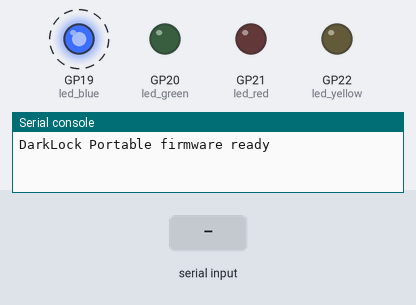
Bench run of a program on a simulated Raspberry Pi Pico running MicroPython. On the bench: output pins drawn as LEDs (lit = HIGH), the last lines printed to the serial console. Dashed ring = blinking. The inputs (shaded band) are chosen by the test bench.

Above: at 2.37 s.
2.8 s: "OK" typed at the serial console, then Enter
At 4.1 s:
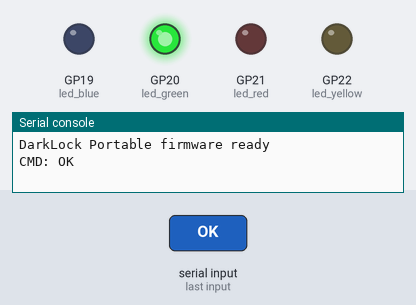
5.0 s: "CHECKING" typed at the serial console, then Enter
At 7.13 s:
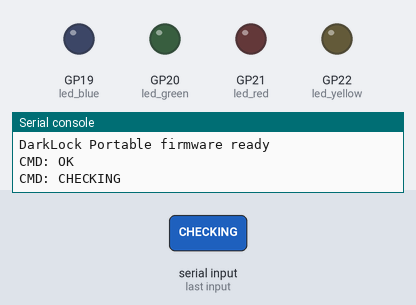
8.0 s: "DEGRADED" typed at the serial console, then Enter
At 10.9 s:
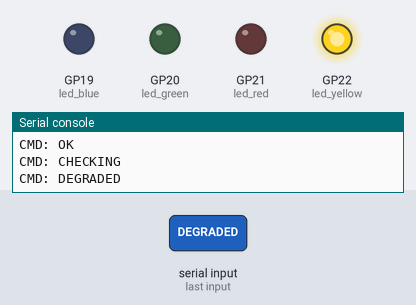
Timing chart, 0 to 17.0 s (numbered marks = the images above; inputs shaded):
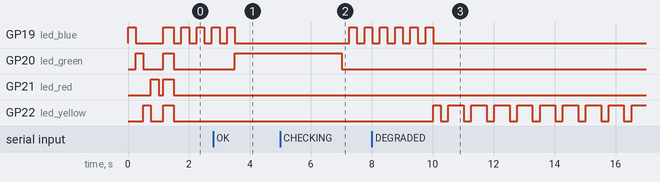

Measured:
- after the input at 2.8 s, GP19 (led_blue): goes on until 3.5 s, then stays LOW; GP20 (led_green): LOW → HIGH after 0.71 s
- after the input at 5.0 s, GP19 (led_blue): LOW → HIGH after 2.3 s, → LOW 0.25 s later, → HIGH 0.25 s later; GP20 (led_green): HIGH → LOW after 2.0 s
- after the input at 8.0 s, GP19 (led_blue): goes on until 10.0 s, then stays LOW; GP22 (led_yellow): LOW → HIGH after 2.0 s, then repeats every 0.75 s: LOW 0.25 s, HIGH 0.50 s

The program:

pico_portable_status.py
```python
"""
DarkLock Portable — Pico LED Firmware (MicroPython)
====================================================
Flash this as main.py onto your Pico W.

Driven by pico-bridge.js running on the host over USB serial.
The bridge reads bot_status.json and sends one of these commands:

  OK        → green solid          (bot online, all good)
  CHECKING  → blue pulse           (bot starting / bridge connecting)
  DEGRADED  → yellow slow blink    (partial failure)
  FAIL      → red fast blink       (bot down / critical)
  SHUTDOWN  → all LEDs off

If no command arrives within TIMEOUT_MS the Pico falls back to
FAIL mode so a dead USB cable is immediately obvious.

LED PIN MAP
-----------
  Green  → GP20
  Blue   → GP19
  Red    → GP21
  Yellow → GP22
"""

import sys
import utime
from machine import Pin, UART

# ─── GPIO Setup ───────────────────────────────────────────────────────────────
led_green  = Pin(20, Pin.OUT)
led_blue   = Pin(19, Pin.OUT)
led_red    = Pin(21, Pin.OUT)
led_yellow = Pin(22, Pin.OUT)

# USB serial — sys.stdin works on Pico W MicroPython over USB CDC
# We use a non-blocking read via select so the blink loop keeps running.
import select

# ─── Config ───────────────────────────────────────────────────────────────────

BLINK_TICK_MS = 250    # how often the main loop ticks (ms)
TIMEOUT_MS    = 15000  # ms without a command before falling back to FAIL

# ─── LED Helpers ──────────────────────────────────────────────────────────────

def all_off():
    led_green.off()
    led_blue.off()
    led_red.off()
    led_yellow.off()

def show_green():
    all_off()
    led_green.on()

def show_blue():
    all_off()
    led_blue.on()

def show_yellow():
    all_off()
    led_yellow.on()

def show_red():
    all_off()
    led_red.on()

def startup_sequence():
    """Cycle all LEDs once so you can verify wiring."""
    for led in (led_blue, led_green, led_yellow, led_red):
        led.on()
        utime.sleep_ms(250)
        led.off()
    utime.sleep_ms(150)
    # Brief all-on flash
    for led in (led_blue, led_green, led_yellow, led_red):
        led.on()
    utime.sleep_ms(350)
    all_off()

# ─── LED State Display ────────────────────────────────────────────────────────

_tick = 0

def update_leds(state):
    """Non-blocking LED driver — call every BLINK_TICK_MS."""
    global _tick
    _tick += 1

    if state == "OK":
        show_green()

    elif state in ("CHECKING", "NO_SIGNAL"):
        # Blue slow pulse — 50% duty, 500 ms period
        all_off()
        if _tick % 2 == 0:
            led_blue.on()

    elif state == "DEGRADED":
        # Yellow — on 2 ticks, off 1 tick  (~667 ms on, ~333 ms off)
        all_off()
        if _tick % 3 != 0:
            led_yellow.on()

    elif state == "FAIL":
        # Red fast blink — alternates every tick (250 ms)
        all_off()
        if _tick % 2 == 0:
            led_red.on()

    elif state == "SHUTDOWN":
        all_off()

# ─── Main Loop ────────────────────────────────────────────────────────────────

def main():
    print("DarkLock Portable firmware ready")
    startup_sequence()

    current_state  = "CHECKING"
    last_cmd_time  = utime.ticks_ms()
    buf            = ""

    while True:
        # ── Non-blocking USB serial read ──────────────────────────
        r, _, _ = select.select([sys.stdin], [], [], 0)
        if r:
            ch = sys.stdin.read(1)
            if ch in ('\n', '\r'):
                cmd = buf.strip().upper()
                buf = ""
                if cmd in ("OK", "CHECKING", "DEGRADED", "FAIL", "SHUTDOWN"):
                    current_state = cmd
                    last_cmd_time = utime.ticks_ms()
                    print("CMD:", cmd)
                elif cmd == "PING":
                    sys.stdout.write("PONG\n")
                    last_cmd_time = utime.ticks_ms()
            else:
                buf += ch

        # ── Watchdog: no signal → FAIL ─────────────────────────────
        if utime.ticks_diff(utime.ticks_ms(), last_cmd_time) > TIMEOUT_MS:
            if current_state not in ("FAIL", "SHUTDOWN"):
                print("No signal from bridge — FAIL")
                current_state = "NO_SIGNAL"

        # ── Drive LEDs ────────────────────────────────────────────
        update_leds(current_state)
        utime.sleep_ms(BLINK_TICK_MS)


main()
```
